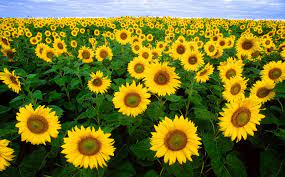
#> input picture 7thSemLab/DIP/images/flower1.jpeg, 285 x 177 px
$ jupyter execute Q5.ipynb
#> lines starting #> are read from the running program, lines starting #| are printed output that depends on the picture
[cell 1]
import cv2
import matplotlib.pyplot as plt
import numpy as np

img = cv2.imread("./images/flower1.jpeg")
#> img is the input picture: shape (177, 285, 3); mean B, G, R 38.8, 115.1, 116.1
bit_plane = []

for i in range(8):
    planes = np.zeros_like(img, dtype=np.uint8)
    planes[img&(1<<i)!=0]=255
    bit_plane.append(planes)
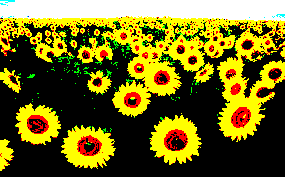
#> planes: shape (177, 285, 3); mean B, G, R 26.6, 107.2, 117

plt.figure(figsize=(12,6))

for i in range(8):
    plt.subplot(2, 4, i+1)
    plt.imshow(bit_plane[i], cmap="gray")
    plt.title(f"BIT_PLANE: {i + 1}")

plt.tight_layout()
plt.show()
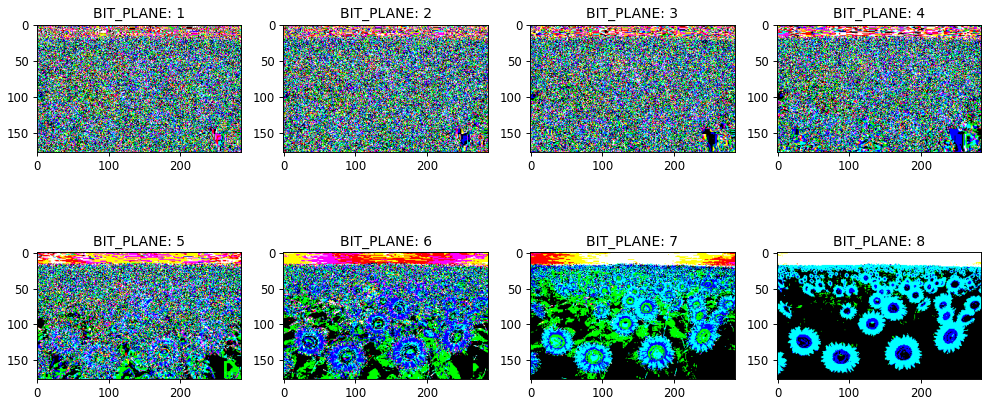
#> figure drawn by matplotlib, 8 panels; B, G, R data is drawn as R, G, B

$ run again, with 7thSemLab/DIP/images/flower2.jpeg copied over 7thSemLab/DIP/images/flower1.jpeg
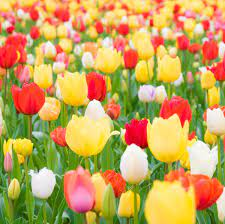
#> input picture 7thSemLab/DIP/images/flower2.jpeg, 225 x 224 px
#> img is the input picture: shape (224, 225, 3); mean B, G, R 89, 161.9, 196.9
#> after the loop `for i in range(8):`:
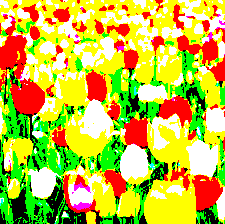
#> planes: shape (224, 225, 3); mean B, G, R 61.6, 189.5, 195.6

$ run again, with 7thSemLab/DIP/images/penguin.jpeg copied over 7thSemLab/DIP/images/flower1.jpeg
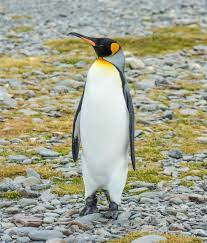
#> input picture 7thSemLab/DIP/images/penguin.jpeg, 207 x 243 px
#> img is the input picture: shape (243, 207, 3); mean B, G, R 141.2, 163.5, 162.1
#> after the loop `for i in range(8):`:
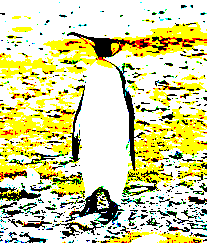
#> planes: shape (243, 207, 3); mean B, G, R 155.6, 212.9, 213.4
